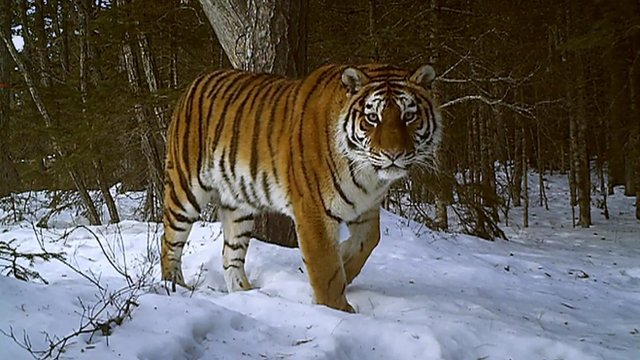
%> input picture bildat_lab3/tiger2.jpg, 640 x 360 px
$ octave norm_cuts_example.m   (GNU Octave 9; MATLAB toolbox functions it lacks are replaced by stand-ins)
%> lines starting %> are read from the running program, lines starting %| are printed output that depends on the picture
### bildat_lab3/norm_cuts_segm.m
function segm = norm_cuts_segm(I, colour_bandwidth, radius, ncuts_thresh, max_area, max_depth)

tic
[nRow, nCol, c] = size(I);
N = nRow * nCol;
V = reshape(I, N, c); % connect up-to-down way. Vertices of Graph

fprintf('Compute affinity matrix...\n');
W = ncuts_affinity(I, radius, colour_bandwidth);
toc

fprintf('Solve eigenvalue problems to find partitions...\n');
Seg = (1:N)';
[Seg, Id, Ncut] = ncuts_partition(Seg, W, ncuts_thresh, max_area, 'ROOT', max_depth, 1);

segm = zeros(nRow*nCol, 1);
for i=1:length(Seg)
    segm(Seg{i}) = i;
    fprintf('%s. Ncut = %f\n', Id{i}, Ncut{i});
end

segm = uint32(reshape(segm, nRow, nCol));
toc

### bildat_lab3/ncuts_affinity.m
function A = ncuts_affinity(im, XY_RADIUS, RGB_SIGMA)

sz = [size(im,1), size(im,2)];

% Find all pairs of pixels within a distance of XY_RADIUS
rad = ceil(XY_RADIUS);
[di,dj] = ndgrid(-rad:rad, -rad:rad);
dv = (dj.^2 + di.^2) <= XY_RADIUS.^2;
di = di(dv);
dj = dj(dv);

[i,j] = ndgrid(1:size(im,1), 1:size(im,2));
i = repmat(i(:), 1, length(di));
j = repmat(j(:), 1, length(di));
i_ = bsxfun(@plus, i, di');
j_ = bsxfun(@plus, j, dj');
v = (i_ >= 1) & (i_ <= size(im,1)) & (j_ >= 1) & (j_ <= size(im,2));
pair_i = sub2ind(sz, i(v), j(v));
pair_j = sub2ind(sz, i_(v), j_(v));

% Weight each pair by the difference in RGB values, divided by RGB_SIGMA
RGB = double(reshape(im, [], size(im,3)))/RGB_SIGMA;
W = exp(-sum((RGB(pair_i,:) - RGB(pair_j,:)).^2,2));

% Construct an affinity matrix
A = sparse(pair_i, pair_j, W, prod(sz), prod(sz));

### bildat_lab3/ncuts_partition.m
function [Seg Id Ncut] = ncuts_partition(I, W, sNcut, sArea, id, maxDepth, depth)
% NcutPartition - Partitioning
%
% Synopsis
%  [sub ids ncuts] = ncuts_partition(I, W, sNcut, sArea, [id])
%
% Description
%  Partitioning. This function is called recursively.
%
% Inputs ([]s are optional)
%  (vector) I        N x 1 vector representing a segment to be partitioned.
%                    Each element has a node index of V (global segment).
%  (matrux) W        N x N matrix representing the computed similarity
%                    (weight) matrix.
%                    W(i,j) is similarity between node i and j.
%  (scalar) sNcut    The smallest Ncut value (threshold) to keep partitioning.
%  (scalar) sArea    The smallest size of area (threshold) to be accepted
%                    as a segment.
%  (string) [id]     A label of the segment (for debugg)
%
% Outputs ([]s are optional)
%  (cell)   Seg      A cell array of segments partitioned.
%                    Each cell is the each segment.
%  (cell)   Id       A cell array of strings representing labels of each segment.
%                    IDs are generated as children based on a parent id.
%  (cell)   Ncut     A cell array of scalars representing Ncut values
%                    of each segment.
%
% Requirements
%  NcutValue
%
% Authors
%  Naotoshi Seo <sonots(at)sonots.com>
%
% License
%  The program is free to use for non-commercial academic purposes,
%  but for course works, you must understand what is going inside to use.
%  The program can be used, modified, or re-distributed for any purposes
%  if you or one of your group understand codes (the one must come to
%  court if court cases occur.) Please contact the authors if you are
%  interested in using the program without meeting the above conditions.

% Changes
%  10/01/2006  First Edition
% Compute D
N = length(W);
d = sum(W, 2);
D = spdiags(d, 0, N, N); % diagonal matrix

% Step 2 and 3. Solve generalized eigensystem (D -W)*S = S*D*U (12).
% (13) is not necessary thanks to smart matlab.
% Get the 2 smallests ('sm')
warning off; % let me stop warning
[EV, EVal] = ncuts(W, 2); %%%
% 2nd smallest (1st smallest has all same value elements, and useless)
U2 = EV(:, 2);

% Step 3. Refer 3.1 Example 3.
% Bipartition the graph at point that Ncut is minimized.
t = mean(U2);
t = fminsearch('ncuts_value', t, [], U2, W, D);
A = find(U2 > t);
B = find(U2 <= t);

% Step 4. Decide if the current partition should be divided
% if either of partition is too small, stop recursion.
% if Ncut is larger than threshold, stop recursion.
ncut = ncuts_value(t, U2, W, D);
fprintf('Cutting ncut=%.3f sizes=(%d,%d)\n', ncut, length(A), length(B));
if (length(A) < sArea || length(B) < sArea) || ncut > sNcut || depth > maxDepth
    Seg{1}   = I;
    Id{1}   = id; % for debugging
    Ncut{1} = ncut; % for duebuggin
    return;
end

% Seg segments of A
[SegA IdA NcutA] = ncuts_partition(I(A), W(A, A), sNcut, sArea, [id '-A'], maxDepth, depth+1);
% I(A): node index at V. A is index at the segment, I
% W(A, A); % weight matrix in segment A

% Seg segments of B
[SegB IdB NcutB] = ncuts_partition(I(B), W(B, B), sNcut, sArea, [id '-B'], maxDepth, depth+1);

% concatenate cell arrays
Seg   = [SegA SegB];
Id   = [IdA IdB];
Ncut = [NcutA NcutB];
end

### bildat_lab3/ncuts.m
function [EV, EVal] = ncuts(A, n_ev)
% Computes the n_ev smallest (non-zero) eigenvectors and eigenvalues of the
% of the Laplacian of A

D = sparse(1:size(A,1), 1:size(A,1), full(sum(A, 1)), size(A,1), size(A,2));

opts.issym = 0;
opts.isreal = 1;
opts.disp = 0;
nvec = n_ev+1;

[EV, EVal] = eigs((D - A) + (10^-10) * speye(size(D)), D, nvec, 'sm',opts);

[junk, sortidx] = sort(diag(EVal), 'descend');
EV = EV(:,sortidx(end-1:-1:1));
v = diag(EVal);
EVal = v(sortidx(end-1:-1:1));

EV = bsxfun(@rdivide, EV, sqrt(sum(EV.^2,1))); % makes the eigenvectors unit norm

### bildat_lab3/mean_segments.m
function Inew = mean_segments(I, segm)

N = max(max(segm));
[h, w, c] = size(I);
Ic = single(reshape(I, [h*w, c]));
sc = reshape(segm, [h*w,1]);
cols = zeros(N, c);
nums = zeros(N, 1);
for i=1:h*w
    s = sc(i);
    cols(s,:) = cols(s,:) + Ic(i,:);
    nums(s) = nums(s) + 1;
end
cols = bsxfun(@rdivide, cols, nums);
Inew = uint8(reshape(cols(sc,:), [h,w,c]));

### bildat_lab3/overlay_bounds.m
function imout = overlap_bounds(im, segm)
[h,w] = size(segm);
imcut = segm(2:h-1,2:w-1);
diff = [ ones(1,w) ; ones(h-2,1), ((imcut==segm(3:h,2:w-1)) & (imcut==segm(2:h-1,3:w)) & (imcut==segm(1:h-2,2:w-1)) & (imcut==segm(2:h-1,1:w-2))), ones(h-2,1); ones(1,w) ];
mask = repmat(uint8(diff), [1,1,3]);
imout = (im .* mask);
imout(:,:,1) = imout(:,:,1) + (1 - mask(:,:,1))*255;

### bildat_lab3/ncuts_value.m
function ncut = ncuts_value(t, U2, W, D);
% NcutValue - 2.1 Computing the Optimal Partition Ncut. eq (5)
%
% Synopsis
%  ncut = ncuts_value(T, U2, D, W);
%
% Inputs ([]s are optional)
%  (scalar) t        splitting point (threshold)
%  (vector) U2       N x 1 vector representing the 2nd smallest
%                     eigenvector computed at step 2.
%  (matrix) W        N x N weight matrix
%  (matrix) D        N x N diagonal matrix
%
% Outputs ([]s are optional)
%  (scalar) ncut     The value calculated at the right term of eq (5).
%                    This is used to find minimum Ncut.
%
% Authors
%  Naotoshi Seo <sonots(at)sonots.com>
%
% License
%  The program is free to use for non-commercial academic purposes,
%  but for course works, you must understand what is going inside to use.
%  The program can be used, modified, or re-distributed for any purposes
%  if you or one of your group understand codes (the one must come to
%  court if court cases occur.) Please contact the authors if you are
%  interested in using the program without meeting the above conditions.

% Changes
%  10/01/2006  First Edition
x = (U2 > t);
x = (2 * x) - 1; % convert [1 0 0 1 0]' to [1 -1 -1 1 -1]' to follow paper's way
d = diag(D);
k = sum(d(x > 0)) / sum(d);
b = k / (1 - k);
y = (1 + x) - b * (1 - x);
ncut = (y' * (D - W) * y) / ( y' * D * y );
end

### bildat_lab3/norm_cuts_example.m
colour_bandwidth = 20.0; % color bandwidth
radius = 3;              % maximum neighbourhood distance
ncuts_thresh = 5;      % cutting threshold
min_area = 300;          % minimum area of segment
max_depth = 8;           % maximum splitting depth
scale_factor = 0.4;      % image downscale factor
image_sigma = 2.0;       % image preblurring scale

I = imread('tiger2.jpg');
%> I is the input picture: size 360x640x3 uint8; mean R, G, B 97.4, 93.3, 88.1
I = imresize(I, scale_factor);
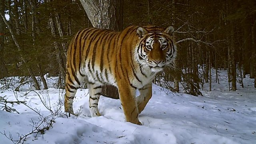
%> I: size 144x256x3 uint8; mean R, G, B 97.4, 93.3, 88.1
Iback = I;
d = 2*ceil(image_sigma*2) + 1;
h = fspecial('gaussian', [d d], image_sigma);
I = imfilter(I, h);
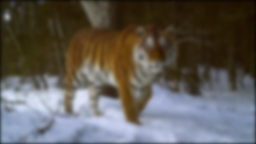
%> I: size 144x256x3 uint8; mean R, G, B 96, 91.8, 86.6

segm = norm_cuts_segm(I, colour_bandwidth, radius, ncuts_thresh, min_area, max_depth);
%> in ncuts, `[EV, EVal] = eigs((D - A) + (10^-10) * speye(size(D)), D, nvec, 'sm',o..`: EVal = [4.61e-12 0 0; 0 0.000116 0; 0 0 0.000265]
%> in ncuts, `[junk, sortidx] = sort(diag(EVal), 'descend');`: junk = [0.000265; 0.000116; 4.61e-12]; sortidx = [3; 2; 1]
%> in ncuts, `v = diag(EVal);`: v = [4.61e-12; 0.000116; 0.000265]
%> in ncuts, `EVal = v(sortidx(end-1:-1:1));`: EVal = [0.000116; 0.000265]
%> in ncuts_partition, `t = mean(U2);`: t = 0.000508
%> in ncuts_partition, `t = fminsearch('ncuts_value', t, [], U2, W, D);`: t = 0.667
%> in ncuts_partition, `A = find(U2 > t);`: A = []
%> in ncuts_partition, `B = find(U2 <= t);`: B = 36864 values from 1 to 36864
%> in ncuts_partition, `ncut = ncuts_value(t, U2, W, D);`: ncut = NaN
%| Cutting ncut=NaN sizes=(0,36864)
%> in norm_cuts_segm, `[Seg, Id, Ncut] = ncuts_partition(Seg, W, ncuts_thresh, max_area, 'ROO..`: Seg = 1 item; Id = {'ROOT'}; Ncut = {NaN}
%> the loop in norm_cuts_segm, `for i=1:length(Seg)` made 1 pass
%| ROOT. Ncut = NaN
%> in norm_cuts_segm, `segm = uint32(reshape(segm, nRow, nCol));`: segm: size 144x256 uint32; every value is 1
Inew = mean_segments(Iback, segm);
%> in mean_segments, `N = max(max(segm));`: N = 1
%> after the loop in mean_segments, `for i=1:h*w`: cols = [3589704 3438809 3246604]
%> in mean_segments, `cols = bsxfun(@rdivide, cols, nums);`: cols = [97.38 93.28 88.07]
%> in mean_segments, `Inew = uint8(reshape(cols(sc,:), [h,w,c]));`:
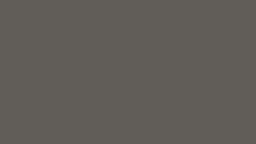
%> Inew: size 144x256x3 uint8; mean R, G, B 97, 93, 88
I = overlay_bounds(Iback, segm);
%> in overlap_bounds, `imcut = segm(2:h-1,2:w-1);`: imcut: size 142x254 uint32; every value is 1
%> in overlap_bounds, `diff = [ ones(1,w) ; ones(h-2,1), ((imcut==segm(3:h,2:w-1)) & (imcut==..`: diff: size 144x256 double; every value is 1
%> in overlap_bounds, `mask = repmat(uint8(diff), [1,1,3]);`: mask: size 144x256x3 uint8; every value is 1
imwrite(Inew,'result/norm/nct5_norm.png')
imwrite(I,'result/norm/nct5_norm_seg.png')
subplot(1,2,1); imshow(Inew);
subplot(1,2,2); imshow(I);
